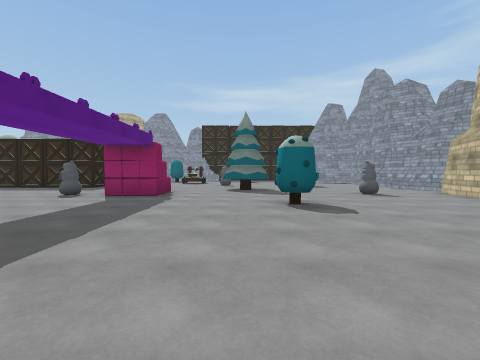
View 1 (above)

24 first-person views from a walk through a scene from a Unity 3-D project. The camera is 1.4 m above the floor, tilts 2° down and sees 90° across. Doors are open. The floor is counted in squares, 2 m on a side. Each view is taken from the middle of a square. On the plan, view 1 faces up. The plan holds only what a view shows up to about 9 squares ahead; the rest is blank. The place goes on beyond the plan. The player is left out. Some surface patterns are stand-ins.

View 2
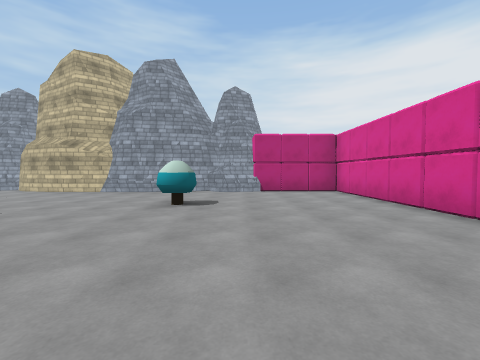

View 3
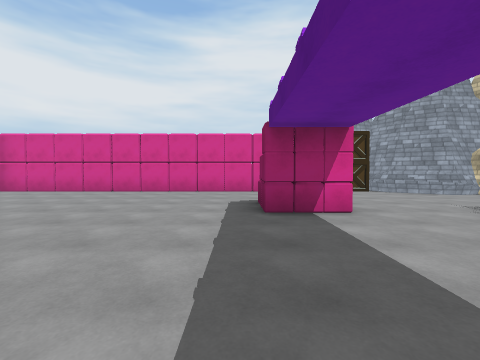

View 4
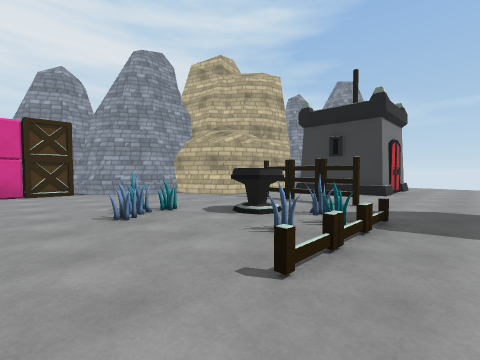

View 5
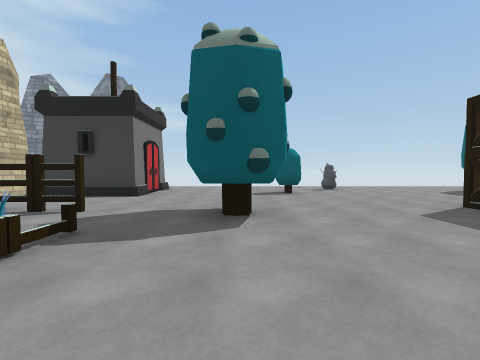

View 6
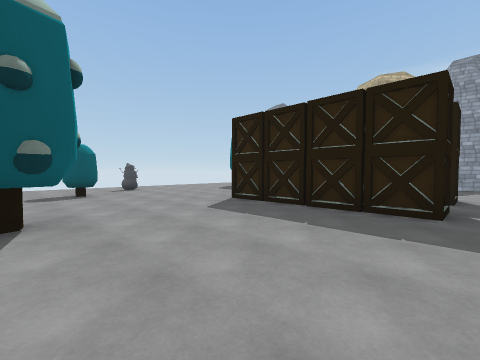

View 7
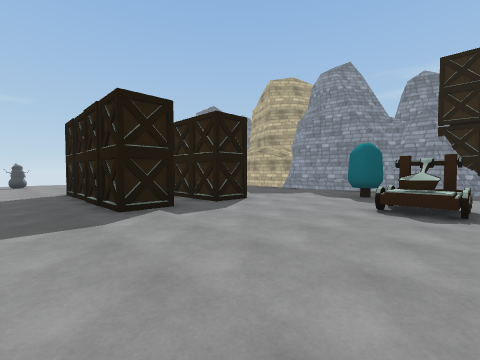

View 8
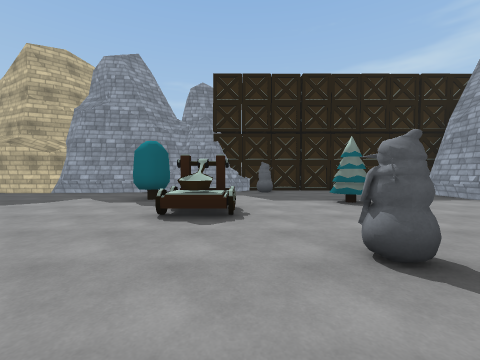

View 9
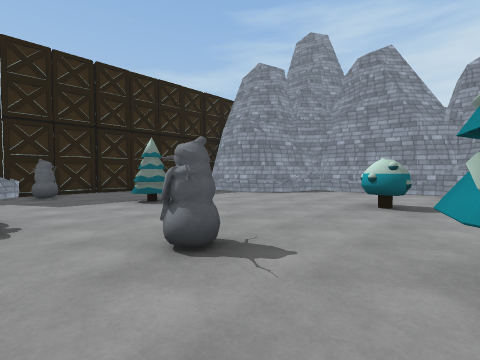

View 10
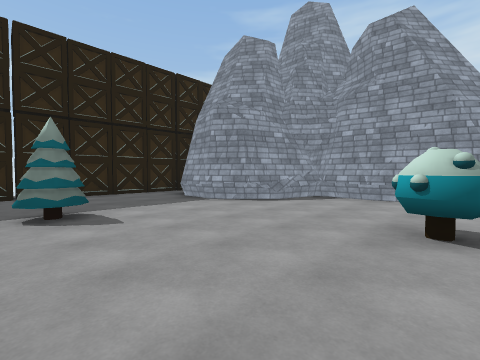

View 11
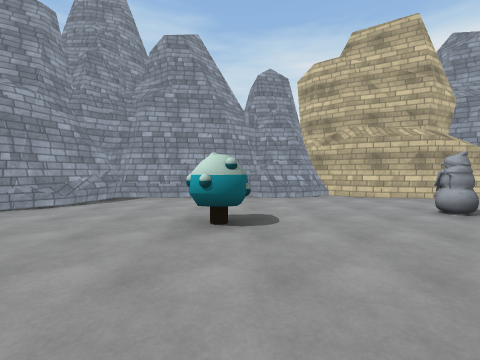

View 12
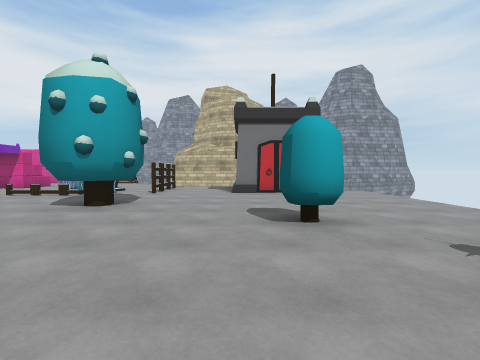

View 13
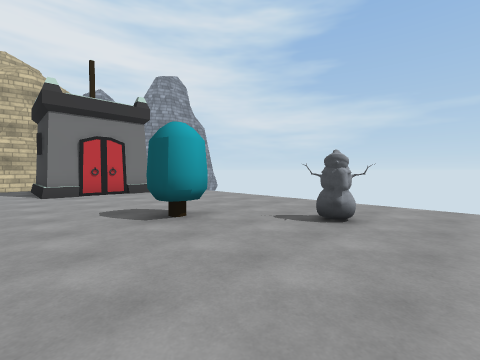

View 14
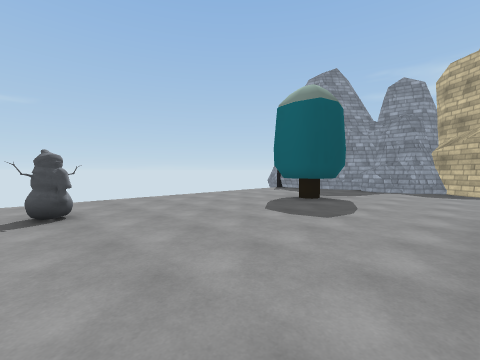

View 15
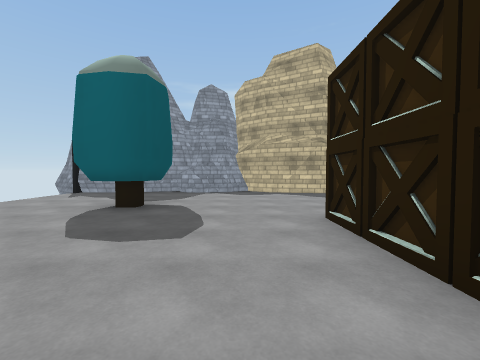

View 16
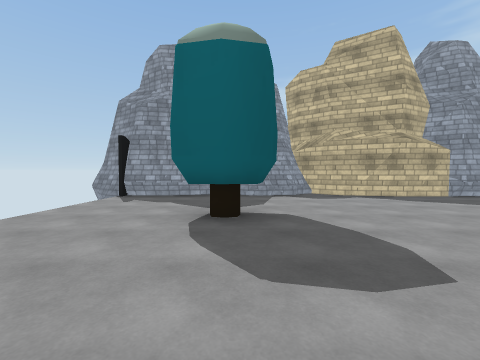

View 17
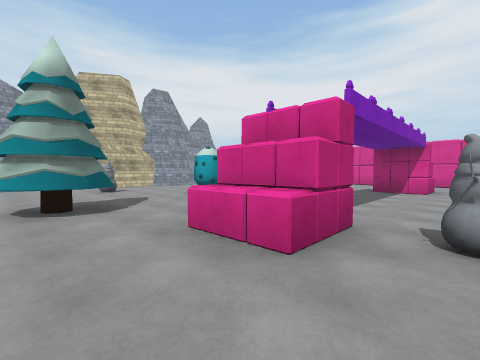

View 18
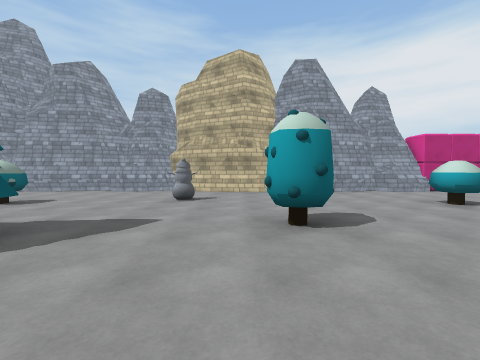

View 19
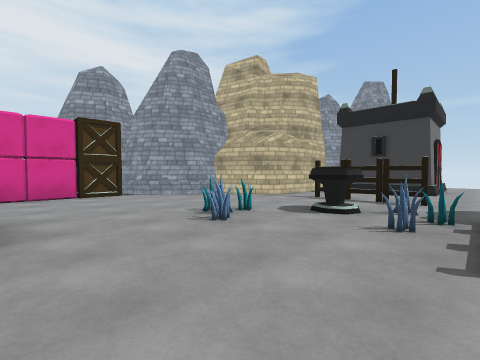

View 20
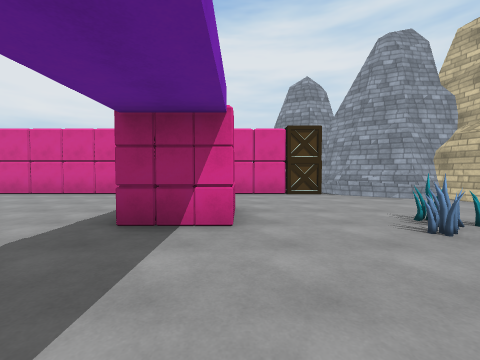

View 21
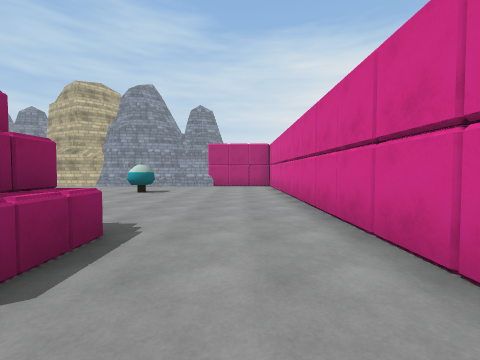

View 22
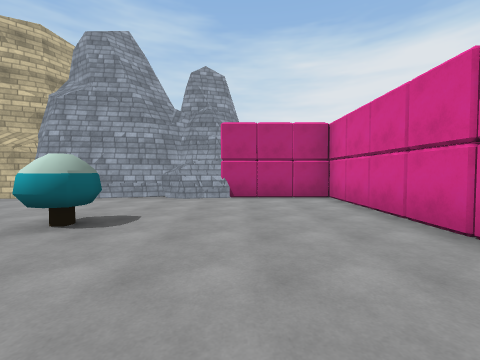

View 23
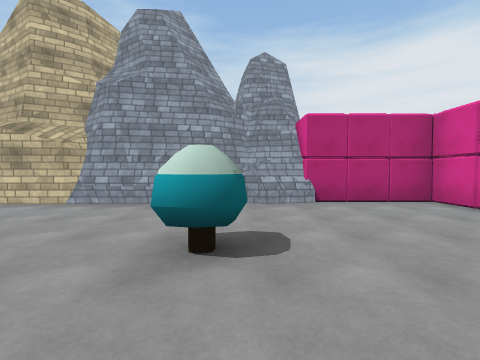

View 24
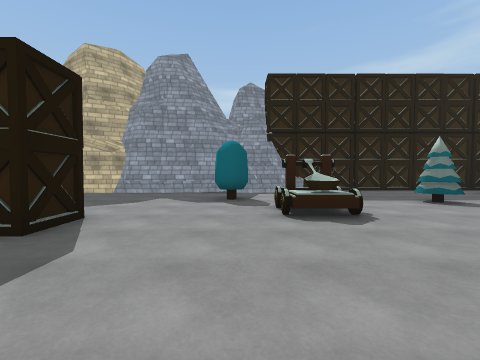

### Floor plan
Key: @ floor where view 1 was taken; # wall or solid block; . floor; D open door; T pine tree; R tree; C crate; O other object.
Columns run from 18 left of view 1 to 7 right of it. Each row starts with its distance up from view 1.
 20                 #CCCCCCC
 19   ######      ###CCCCCCC
 18 #D#..#.## ######.O.....
 17  D....................#
 16  D............R....T..##
 15  D.RR.... .........T...###
 14  D..R...   ....OO........#
 13  D......C CC.............#
 12  D......C .......O.......#
 11  D......CCCC.........O...#
 10  DO...............T......#
  9  DOO..............TT.....#
  8  D..R.........OO......O..#
  7  D...........OOO......O..#
  6  D.....OO................#
  5  D......O..........O.....#
  4  D.......OOOO...........##
  3  D.###..OO.O............##
  2 #D   #..O.O..............#
  1      #..O..OO.OO.....R...#
  0       ........OO..@......#
 -1      ####................O
 -2         ##...............O
 -3          ###.............O
 -4            #CCOOOOOOOOOOOO

Positions as (right, up) in squares from view 1, and headings:
1: (0, 0), facing up
2: (-2, 0), facing right
3: (-2, 5), facing down
4: (-5, 5), facing down-left
5: (-6, 6), facing left
6: (-6, 6), facing up-left
7: (-2, 9), facing up-left
8: (-2, 10), facing up
9: (-2, 10), facing up-right
10: (0, 11), facing up-right
11: (0, 11), facing right
12: (-13, 11), facing down
13: (-12, 11), facing down-left
14: (-11, 9), facing up-left
15: (-12, 10), facing up
16: (-14, 11), facing up
17: (-5, 10), facing down-right
18: (-2, 6), facing right
19: (-4, 4), facing down-left
20: (-4, 4), facing down
21: (-5, -2), facing right
22: (0, -1), facing right
23: (1, 1), facing right
24: (-4, 10), facing up
